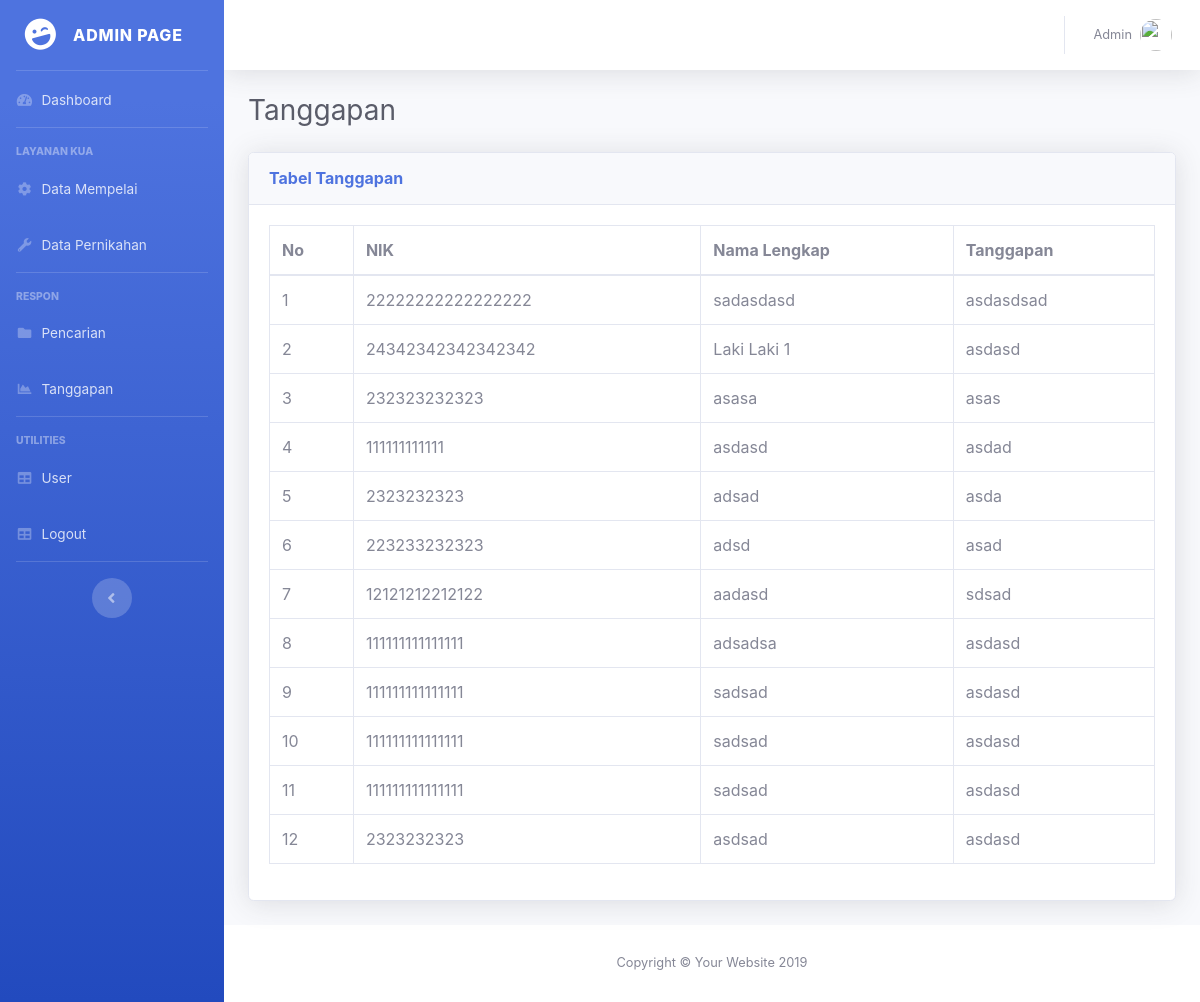
Page /index.php/tanggapan/warga on the earlier database version.
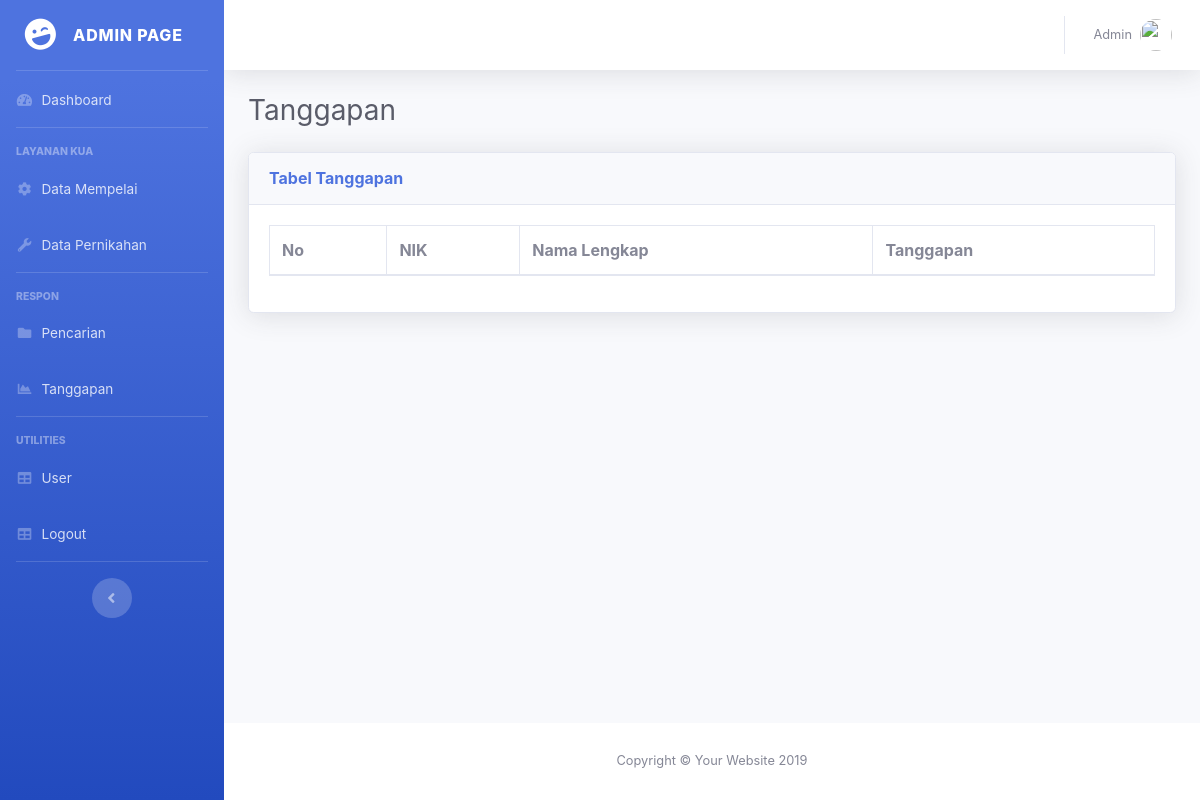
Same page on the later database version.
### tables this page shows
CREATE TABLE `tb_tanggapan` (
  `idtanggapan` int(11) NOT NULL AUTO_INCREMENT,
  `nik` varchar(40) DEFAULT NULL,
  `namalengkap` varchar(40) DEFAULT NULL,
  `isitanggapan` text,
  PRIMARY KEY (`idtanggapan`)
);

### application/views/admintemplate/content.php (called while the page is built)
<?php
	$this->load->view($page);

### application/views/admintemplate/wrapper.php (called while the page is built, shortened)
<?php
$this->load->view('admintemplate/header');
$this->load->view('admintemplate/content');

### application/controllers/Tanggapan.php (called while the page is built, shortened)
<?php
class Tanggapan extends CI_Controller {
	public function __construct(){
		$this->load->model(array('TanggapanModel'));
	}
	public function warga(){
		$data=array(
			'page'=>'admin/tanggapan/listtanggapan',
			'link'=>'tanggapan/warga',
			'isi'=>$this->TanggapanModel->listall()->result(),
		);
		$this->load->view('admintemplate/wrapper',$data);
	}
}

### index.php (called while the page is built, shortened)
<?php
require_once BASEPATH.'core/CodeIgniter.php';

### application/models/TanggapanModel.php (called while the page is built, shortened)
<?php
class TanggapanModel extends CI_Model {
  function listall(){
    $this->db->select('*')->from('tb_tanggapan');
    return $query=$this->db->get();
  }
}

### application/views/admin/tanggapan/listtanggapan.php (the view, shortened to what this page needs)
<div class="container-fluid">
  <div class="d-sm-flex align-items-center justify-content-between mb-4">
    <h1 class="h3 mb-0 text-gray-800">Tanggapan</h1>
  </div>
  <div class="row">
    <div class="col-xl-12 col-lg-12">
      <div class="card shadow mb-4">
        <div class="card-header py-3 d-flex flex-row align-items-center justify-content-between">
          <h6 class="m-0 font-weight-bold text-primary">Tabel Tanggapan</h6>
        </div>
        <div class="card-body">
          <div class="table-responsive">
        <table class="table table-bordered" id="dataTable" width="100%" cellspacing="0">
          <thead>
            <tr>
              <th>No</th>
              <th>NIK</th>
              <th>Nama Lengkap</th>
              <th>Tanggapan</th>
            </tr>
          </thead>
          <tbody>
            <?php
            if(!empty($isi)){
            	$no=1;
            	foreach ($isi as $i) {
            ?>
            <tr>
              <td><?=$no?></td>
              <td><?=$i->nik?></td>
              <td><?=$i->namalengkap?></td>
              <td><?=$i->isitanggapan?></td>
            </tr>
            <?php
            	$no++;}
            }
            ?>
          </tbody>
        </table>
      </div>
        </div>
      </div>
    </div>
  </div>
</div>

Differences in the rows shown:
removed tb_tanggapan: nik "22222222222222222", namalengkap "sadasdasd", isitanggapan "asdasdsad"
removed tb_tanggapan: nik "24342342342342342", namalengkap "Laki Laki 1", isitanggapan "asdasd"
removed tb_tanggapan: nik "232323232323", namalengkap "asasa", isitanggapan "asas"
removed tb_tanggapan: nik "111111111111", namalengkap "asdasd", isitanggapan "asdad"
removed tb_tanggapan: nik "2323232323", namalengkap "adsad", isitanggapan "asda"
removed tb_tanggapan: nik "223233232323", namalengkap "adsd", isitanggapan "asad"
removed tb_tanggapan: nik "12121212212122", namalengkap "aadasd", isitanggapan "sdsad"
removed tb_tanggapan: nik "111111111111111", namalengkap "adsadsa", isitanggapan "asdasd"
removed tb_tanggapan: nik "111111111111111", namalengkap "sadsad", isitanggapan "asdasd"
removed tb_tanggapan: nik "111111111111111", namalengkap "sadsad", isitanggapan "asdasd"
removed tb_tanggapan: nik "111111111111111", namalengkap "sadsad", isitanggapan "asdasd"
removed tb_tanggapan: nik "2323232323", namalengkap "asdsad", isitanggapan "asdasd"
